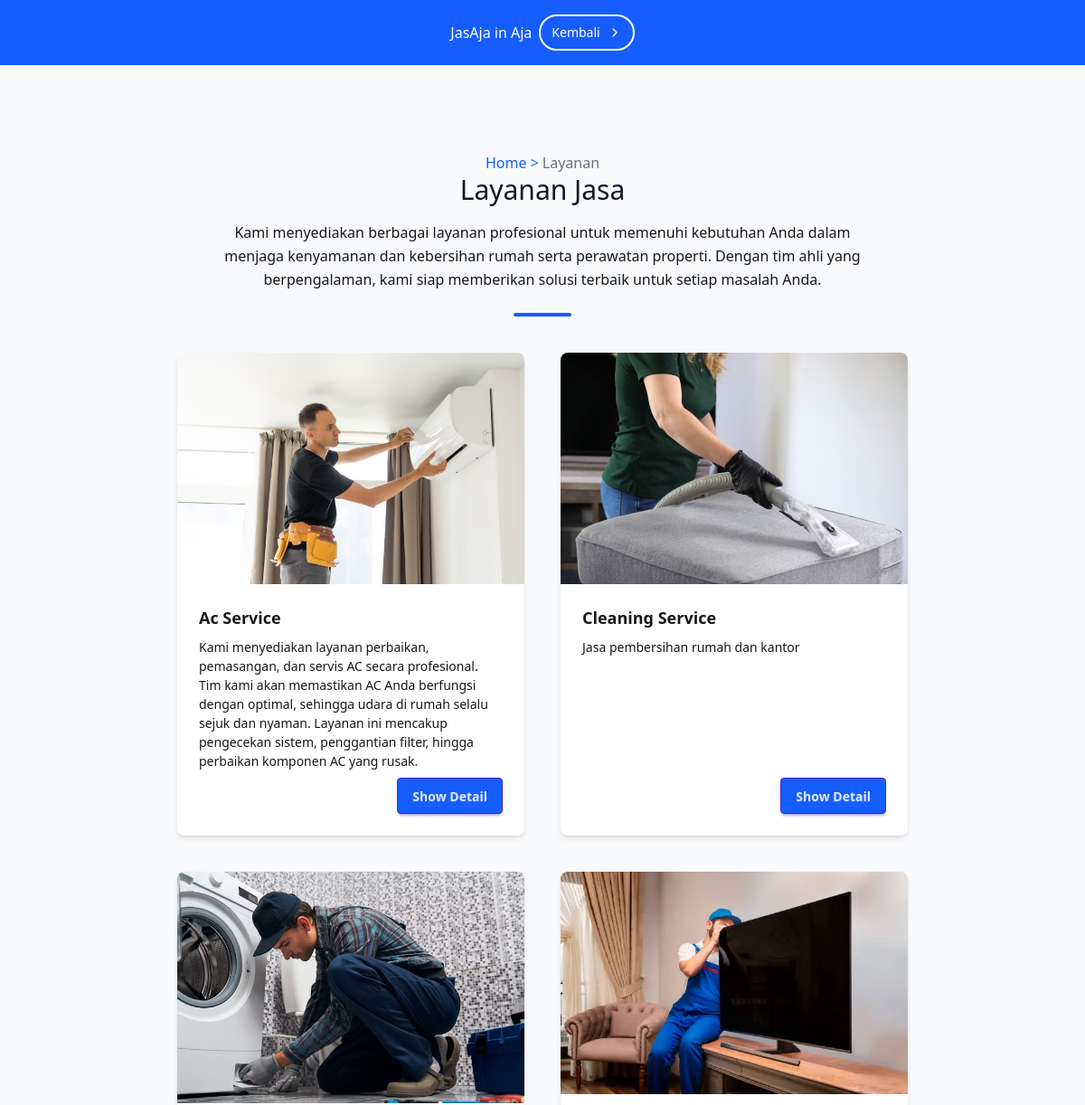
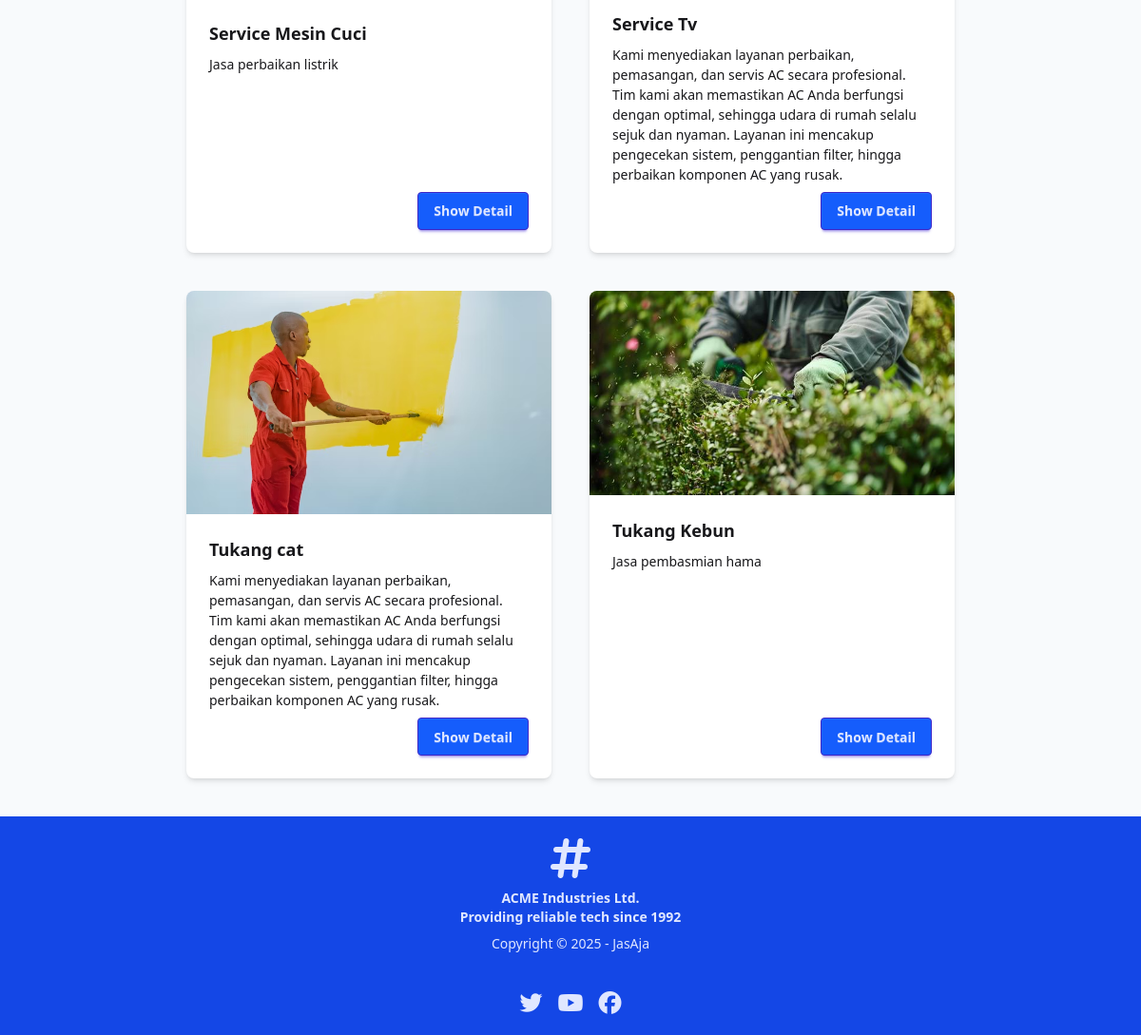
Page /user/product.php on the committed database (2 pictures, top to bottom).
### tables this page shows
CREATE TABLE `services` (
  `id` int(11) NOT NULL,
  `name` varchar(100) NOT NULL,
  `description` text DEFAULT NULL,
  `price` int(11) NOT NULL
);

### user/product.php (the view, shortened to what this page needs)
<?php
include "../admin/koneksi.php";
$sql = "SELECT * FROM services";
$result = mysqli_query($conn, $sql);
$service = [];
if (mysqli_num_rows($result) > 0) {
    while ($row = mysqli_fetch_assoc($result)) {
        $service[] = $row;
    }
}
?>
<!DOCTYPE html>
<html class="scroll-smooth">
  <head>
    <script src="https://cdn.jsdelivr.net/npm/@tailwindcss/browser@4"></script>
      <link rel="stylesheet" href="https://unpkg.com/aos@next/dist/aos.css" />
      <link
      href="https://cdn.jsdelivr.net/npm/daisyui@5"
      rel="stylesheet"
      type="text/css"
    />
    <script src="https://cdn.jsdelivr.net/npm/@tailwindcss/browser@4"></script>
  </head>
  <body class="bg-slate-50">
    <div class="mx-auto">
      <div
        class="bg-blue-600 bg-[url('https://preline.co/assets/svg/examples/abstract-1.svg')] bg-no-repeat bg-cover bg-center p-4 text-center"
      >
        <div class="flex flex-wrap justify-center items-center gap-2">
          <p class="inline-block text-white">JasAja in Aja</p>
          <a
            class="py-1.5 px-2.5 md:py-2 md:px-3 inline-flex items-center gap-x-2 text-sm font-medium rounded-full border-2 border-white text-white hover:border-white/70 hover:text-white/70 focus:outline-hidden focus:border-white/70 focus:text-white/70 disabled:opacity-50 disabled:pointer-events-none"
            href="index.php"
          >
            Kembali
            <svg
              class="shrink-0 size-4"
              xmlns="http://www.w3.org/2000/svg"
              width="24"
              height="24"
              viewBox="0 0 24 24"
              fill="none"
              stroke="currentColor"
              stroke-width="2"
              stroke-linecap="round"
              stroke-linejoin="round"
            >
              <path d="m9 18 6-6-6-6" />
            </svg>
          </a>
        </div>
      </div>
    </div>
    <div class="container px-5 pt-24 mx-auto">
      <div class="text-center">
        <div class="cumber">
          <ul class="flex justify-center gap-1">
            <li class="text-blue-600 hover:cursor-pointer">
              <a href="index.php">Home ></a>
            </li>
            <li class="text-gray-500">Layanan</li>
          </ul>
        </div>
        <h1
          class="sm:text-3xl text-2xl font-medium title-font text-gray-900 mb-4"
          data-aos="zoom-in"
          data-aos-delay="50"
          data-aos-duration="2000"
        >
          Layanan Jasa
        </h1>
        <p
          class="text-base leading-relaxed xl:w-2/4 lg:w-3/4 mx-auto text-gray-500s" data-aos="fade-right"  data-aos-delay="10"
          data-aos-duration="2000"
        >
          Kami menyediakan berbagai layanan profesional untuk memenuhi kebutuhan
          Anda dalam menjaga kenyamanan dan kebersihan rumah serta perawatan
          properti. Dengan tim ahli yang berpengalaman, kami siap memberikan
          solusi terbaik untuk setiap masalah Anda.
        </p>
        <div class="flex mt-6 justify-center">
          <div class="w-16 h-1 rounded-full bg-blue-600 inline-flex"></div>
        </div>
      </div>
      <div class="container mx-auto flex flex-wrap justify-center p-10 gap-10">
        <div
          class="card hover:scale-110 transition-all duration-300 bg-base-100 w-96 shadow-md" data-aos="fade-up"  data-aos-delay="10"
          data-aos-duration="2000"
        >
          <figure>
            <img src="product/1.png" alt="Shoes" />
          </figure>
          <div class="card-body">
            <h2 class="card-title"><?php echo $service[0]['name']?></h2>
            <p>
              <?php echo $service[0]['description']?>
            </p>
            <div class="card-actions justify-end">
              <button class="btn btn-primary bg-blue-600"><a href="detail/1.php">Show Detail</a></button>
            </div>
          </div>
        </div>
        <div
          class="card hover:scale-110 transition-all duration-300 bg-base-100 w-96 shadow-md" data-aos="fade-down"  data-aos-delay="10"
          data-aos-duration="2000"
        >
          <figure>
            <img src="product/2.png" alt="Shoes" />
          </figure>
          <div class="card-body">
            <h2 class="card-title"><?php echo $service[1]['name']?></h2>
            <p>
              <?php echo $service[1]['description']?>
            </p>
            <div class="card-actions justify-end">
              <button class="btn btn-primary bg-blue-600"><a href="detail/2.php">Show Detail</a></button>
            </div>
          </div>
        </div>
        <div
          class="card hover:scale-110 transition-all duration-300 bg-base-100 w-96 shadow-md" data-aos="fade-right"  data-aos-delay="10"
          data-aos-duration="2000"
        >
          <figure>
            <img src="product/3.png" alt="Shoes" />
          </figure>
          <div class="card-body">
            <h2 class="card-title"><?php echo $service[2]['name']?></h2>
            <p>
              <?php echo $service[2]['description']?>
            </p>
            <div class="card-actions justify-end">
              <button class="btn btn-primary bg-blue-600"><a href="detail/3.php">Show Detail</a></button>
            </div>
          </div>
        </div>
        <div
          class="card hover:scale-110 transition-all duration-300 bg-base-100 w-96 shadow-md" data-aos="fade-up"  data-aos-delay="10"
          data-aos-duration="2000"
        >
          <figure>
            <img src="product/4.png" alt="Shoes" />
          </figure>
          <div class="card-body">
            <h2 class="card-title"><?php echo $service[3]['name']?></h2>
            <p>
             <?php echo $service[3]['description']?>
            </p>
            <div class="card-actions justify-end">
              <button class="btn btn-primary bg-blue-600"><a href="detail/4.php">Show Detail</a></button>
            </div>
          </div>
        </div>
        <div
          class="card hover:scale-110 transition-all duration-300 bg-base-100 w-96 shadow-md" data-aos="fade-down"  data-aos-delay="10"
          data-aos-duration="2000"
        >
          <figure>
            <img src="product/5.png" alt="Shoes" />
          </figure>
          <div class="card-body">
            <h2 class="card-title"><?php echo $service[4]['name']?></h2>
            <p>
              <?php echo $service[4]['description']?>
            </p>
            <div class="card-actions justify-end">
              <button class="btn btn-primary bg-blue-600"><a href="detail/5.php">Show Detail</a></button>
            </div>
          </div>
        </div>
        <div
          data-aos="fade-right"  data-aos-delay="10"
          data-aos-duration="2000"
          class="card hover:scale-110 transition-all duration-100 bg-base-100 w-96 shadow-md"
        >
          <figure>
            <img src="product/6.png" alt="Shoes" />
          </figure>
          <div class="card-body">
            <h2 class="card-title"><?php echo $service[5]['name']?></h2>
            <p>
              <?php echo $service[5]['description']?>
            </p>
            <div class="card-actions justify-end">
              <button class="btn btn-primary bg-blue-600"><a href="detail/6.php">Show Detail</a></button>
            </div>
          </div>
        </div>
      </div>
    </div>
    <footer
      class="footer footer-horizontal footer-center bg-blue-700 text-primary-content p-5"
    >
      <aside>
        <i class="fa-solid fa-hashtag text-5xl"></i>
        <p class="font-bold">
          ACME Industries Ltd.
          <br />
          Providing reliable tech since 1992
        </p>
        <p>Copyright © 2025 - JasAja</p>
      </aside>
      <nav>
        <div class="grid grid-flow-col gap-4">
          <a>
            <i class="fa-brands fa-twitter text-2xl"></i>
          </a>
          <a>
            <i class="fa-brands fa-youtube text-2xl"></i>
          </a>
          <a>
            <i class="fa-brands fa-facebook text-2xl"></i>
          </a>
        </div>
      </nav>
    </footer>
  </body>
</html>

### rows in the picture
services: name "Ac Service", description "Kami menyediakan layanan perbaikan, pemasangan, dan servis AC secara profesional. Tim kami akan memastikan AC Anda berfungsi dengan optimal, sehingga udara di rumah selalu sejuk dan nyaman. Layanan ini mencakup pengecekan sistem, penggantian filter, hingga perbaikan komponen AC yang rusak."
services: name "Cleaning Service", description "Jasa pembersihan rumah dan kantor"
services: name "Service Mesin Cuci", description "Jasa perbaikan listrik"
services: name "Service Tv", description "Kami menyediakan layanan perbaikan, pemasangan, dan servis AC secara profesional. Tim kami akan memastikan AC Anda berfungsi dengan optimal, sehingga udara di rumah selalu sejuk dan nyaman. Layanan ini mencakup pengecekan sistem, penggantian filter, hingga perbaikan komponen AC yang rusak."
services: name "Tukang cat", description "Kami menyediakan layanan perbaikan, pemasangan, dan servis AC secara profesional. Tim kami akan memastikan AC Anda berfungsi dengan optimal, sehingga udara di rumah selalu sejuk dan nyaman. Layanan ini mencakup pengecekan sistem, penggantian filter, hingga perbaikan komponen AC yang rusak."
services: name "Tukang Kebun", description "Jasa pembasmian hama"
